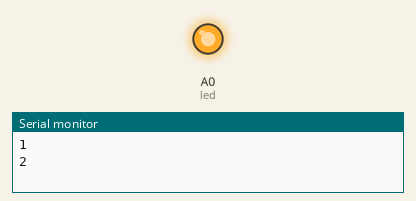
Recording of a sketch running on a simulated Arduino Uno, built with avr-gcc and run on an emulated ATmega328P. On the bench: output pins drawn as LEDs (lit = HIGH), the last lines printed to the serial monitor.

Above: at 0.3 s.
At 4.5 s:
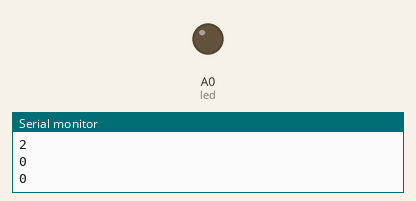
Timing chart, 0 to 11.7 s (numbered marks = the images above):
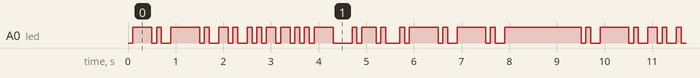

The sketch:

led_transmitter.ino
```cpp
#define led A0
#define period 100
char* text="//RVCE//";
int len=strlen(text);

void setup()
{
  // put your setup code here, to run once:
  pinMode(led, OUTPUT);
  Serial.begin(250000);
}

void loop()
{
  // put your main code here, to run repeatedly:
  for(int i=0;i<len;i++)
  {
    send_byte(text[i]);
  }
  delay(1000);
}

void send_byte(char my_byte)
{
  delay(period);
  digitalWrite(led, LOW);
  for(int i=0;i<8;i++)
  {
    digitalWrite(led, (my_byte & (0x01<<i))!=0);
    Serial.println(my_byte & (0x01<<i));
    delay(period);
  }
  digitalWrite(led, HIGH);
  delay(period);
}
```

Measured:
- by itself, A0 (led): moves between LOW and HIGH, repeating every 9.0 s
- by itself, everything shown: repeats every 45.0 s, in 210 steps
